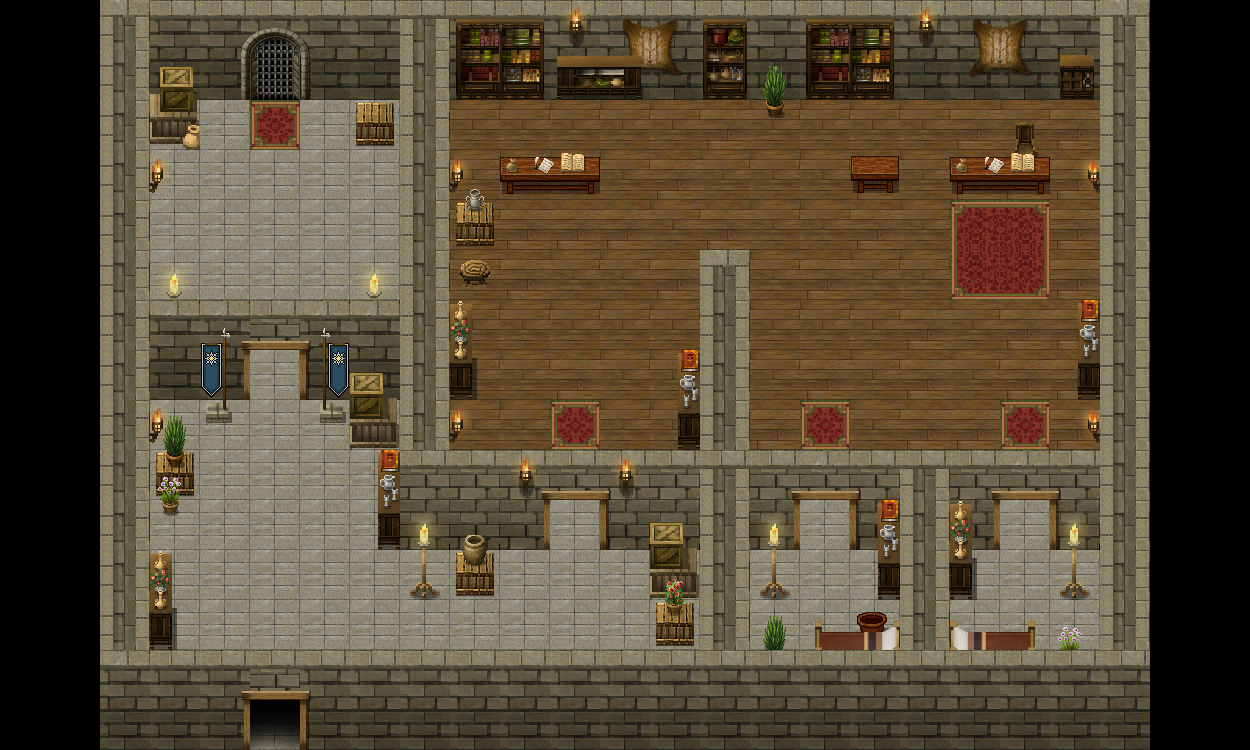

A level layout from a 2D game, rendered from its tile map. Below: a short description, then the map file with tile-grid data replaced by summaries:
An orthogonal 25x15 tile map with 50x50 px tiles, 8 tile layers (BG 1, BG 2, BG 3, BG 4, ...), 1 hidden layer not drawn, 3 tilesets and 9 objects.

<map version="1.2" tiledversion="1.2.5" orientation="orthogonal" renderorder="right-down" width="25" height="15" tilewidth="50" tileheight="50" infinite="0" nextlayerid="13" nextobjectid="143">
 <properties>
  <property name="dimming" value="0.3" />
  <property name="musicpath" value="res/music/clerics_theme.ogg" />
  <property name="tilesetpath" value="res/map/gandriabarracks/tileset_map_gandriabarracks.png" />
 </properties>
 <tileset firstgid="1" name="tileset_map_gandriabarracks" tilewidth="50" tileheight="50" spacing="2" margin="1" tilecount="361" columns="19">
  <image source="tileset_map_gandriabarracks.png" width="1000" height="1000" />
  <tile id="67">
   <properties>
    <property name="light" value="25,25,100,150,0.8" />
   </properties>
   <animation>
    <frame tileid="67" duration="100" />
    <frame tileid="68" duration="100" />
    <frame tileid="69" duration="100" />
   </animation>
  </tile>
  <tile id="69">
   <objectgroup draworder="index" />
  </tile>
  <tile id="86">
   <objectgroup draworder="index">
    <object id="1" x="18" y="0" width="10" height="46" />
   </objectgroup>
  </tile>
  <tile id="88">
   <objectgroup draworder="index">
    <object id="1" x="0" y="0" width="8" height="50" />
   </objectgroup>
  </tile>
  <tile id="144">
   <properties>
    <property name="light" value="10,15,50,100,1" />
   </properties>
   <animation>
    <frame tileid="144" duration="100" />
    <frame tileid="145" duration="100" />
    <frame tileid="146" duration="100" />
   </animation>
  </tile>
  <tile id="163">
   <properties>
    <property name="light" value="25,15,50,100,1" />
   </properties>
   <animation>
    <frame tileid="163" duration="100" />
    <frame tileid="164" duration="100" />
    <frame tileid="165" duration="100" />
   </animation>
  </tile>
  <tile id="182">
   <properties>
    <property name="light" value="40,10,50,100,1" />
   </properties>
   <animation>
    <frame tileid="182" duration="100" />
    <frame tileid="183" duration="100" />
    <frame tileid="184" duration="100" />
   </animation>
  </tile>
 </tileset>
 <tileset firstgid="362" name="tileset_map_npcs" tilewidth="50" tileheight="50" spacing="2" margin="1" tilecount="77" columns="7">
  <image source="../../convenience/tilesets/tileset_map_npcs.png" width="364" height="574" />
 </tileset>
 <tileset firstgid="439" name="tileset_map_dynamic_tiles" tilewidth="50" tileheight="50" spacing="2" margin="1" tilecount="220" columns="20">
  <image source="../../convenience/tilesets/tileset_map_dynamic_tiles.png" width="1040" height="572" />
 </tileset>
 <layer id="1" name="BG 1" width="25" height="15">
  <data>[375 cells, 375 non-empty, 9 distinct tile ids]</data>
 </layer>
 <layer id="2" name="BG 2" width="25" height="15">
  <data>[375 cells, 119 non-empty, 39 distinct tile ids]</data>
 </layer>
 <layer id="3" name="BG 3" width="25" height="15">
  <data>[375 cells, 34 non-empty, 24 distinct tile ids]</data>
 </layer>
 <layer id="4" name="BG 4" width="25" height="15">
  <data>[375 cells, 13 non-empty, 13 distinct tile ids]</data>
 </layer>
 <layer id="5" name="LFG 1" width="25" height="15">
  <data>[375 cells, 87 non-empty, 12 distinct tile ids]</data>
 </layer>
 <layer id="6" name="LFG 2" width="25" height="15">
  <data>[375 cells, 11 non-empty, 2 distinct tile ids]</data>
 </layer>
 <layer id="7" name="LFG 3" width="25" height="15">
  <data>[375 cells, 15 non-empty, 3 distinct tile ids]</data>
 </layer>
 <layer id="8" name="LFG 4" width="25" height="15">
  <data>[375 cells, 4 non-empty, 1 distinct tile ids]</data>
 </layer>
 <layer id="9" name="collidable" width="25" height="15" visible="0">
  <data>[375 cells, 222 non-empty, 1 distinct tile ids]</data>
 </layer>
 <objectgroup id="10" name="npc">
  <object id="137" gid="383" x="249" y="549" width="50" height="50">
   <properties>
    <property name="dialogueid" value="res/npc/npc_steven/dl_npc_steven.lua" />
    <property name="dialoguetexture" value="res/npc/npc_steven/npc_steven.png" />
    <property name="id" value="npc_steven2" />
    <property name="spritesheetpath" value="res/npc/npc_steven/spritesheet_npc_steven.png" />
    <property name="texttype" value="dl_npc_steven" />
   </properties>
  </object>
  <object id="140" gid="390" x="950" y="150" width="50" height="50">
   <properties>
    <property name="id" value="npc_lloyd" />
   </properties>
  </object>
  <object id="141" gid="397" x="550" y="150" width="50" height="50">
   <properties>
    <property name="id" value="npc_thiran" />
   </properties>
  </object>
 </objectgroup>
 <objectgroup id="11" name="trigger">
  <object id="128" x="250" y="670" width="50" height="50">
   <properties>
    <property name="map entry" value="res/map/gandria/gandria.tmx,665,1200" />
    <property name="persistent" value="" />
   </properties>
  </object>
 </objectgroup>
 <objectgroup id="12" name="dynamic">
  <object id="138" gid="444" x="350" y="200" width="50" height="50">
   <properties>
    <property name="permanent" value="" />
    <property name="storeditems" value="" />
   </properties>
  </object>
  <object id="139" gid="463" x="550" y="550" width="50" height="50">
   <properties>
    <property name="conditions" value="default,barracks_open" />
   </properties>
  </object>
  <object id="142" gid="502" x="150" y="400" width="50" height="50">
   <properties>
    <property name="bg" value="" />
    <property name="name" value="Note" />
    <property name="text" value="SignChicken" />
   </properties>
  </object>
 </objectgroup>
</map>
